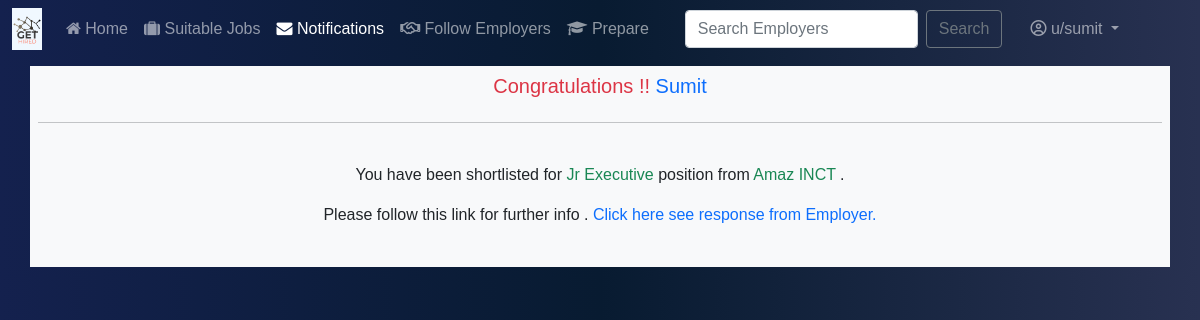
/JOBSEEKER/messages/ (signed in), run on the app's committed database.
### JOB/models.py (models this page shows, shortened)
class SHORTLISTED(models.Model):
    applicant=models.ForeignKey(JOBSEEKER,on_delete=models.CASCADE)
    message=models.TextField(null=True,blank=True)
    hasSeen=models.BooleanField(default=False)
    applicant_job=models.ForeignKey(JOB,on_delete=models.CASCADE)

class JOB(models.Model):
    job_id=models.AutoField(primary_key=True)
    job_title=models.CharField(max_length=100)
    job_desc=models.TextField()
    pub_date=models.DateTimeField(auto_now=True)
    x_req=models.DecimalField(max_digits=5,decimal_places=2)
    xii_req=models.DecimalField(max_digits=5,decimal_places=2)
    grad_req=models.DecimalField(max_digits=5,decimal_places=2)
    employer_name=models.ForeignKey(EMPLOYER,on_delete=models.CASCADE)

### JOBSEEKER/models.py (models this page shows, shortened)
class JOBSEEKER(models.Model):
    user=models.OneToOneField(User,on_delete=models.CASCADE)
    first_name=models.CharField(max_length=50)
    last_name=models.CharField(max_length=50)
    email=models.EmailField(max_length=255)
    dob=models.DateField()
    phone=models.IntegerField()

### EMPLOYER/models.py (models this page shows, shortened)
class EMPLOYER(models.Model):
    user=models.OneToOneField(User,on_delete=models.CASCADE)
    name=models.TextField()
    cin_num=models.IntegerField(unique=True,blank=False)
    email=models.EmailField(default="default@gmail.com")
    profile_pic=models.ImageField(upload_to='EMPLOYER/PROFILE',blank=True)

### JOBSEEKER/views.py (the view)
# urls.py: path('messages/',views.mymsg,name="notification"),
def mymsg(request):
    user=User.objects.get(username=request.user)
    jobseeker=JOBSEEKER.objects.get(user=user)
    notications=SHORTLISTED.objects.filter(applicant=jobseeker,hasSeen=False)
    for noti in notications:
        noti.hasSeen=True
        noti.save()
    notification=SHORTLISTED.objects.filter(applicant=jobseeker).order_by('-id')
    param={
        'notifications':notification
    }
    return render(request,"JOBSEEKER/notifications.html/",param)

### templates/JOBSEEKER/notifications.html (shortened to what this page needs)
{% extends 'basej.html' %}
{% block msgactive %}
active
{% endblock msgactive %}
{% block content %}
 {% for notification in notifications %}
    <div class="container bg-light p-2 text-center my-2">
        <h5 class="card-title text-danger">Congratulations !! <span class="lead text-primary">{{notification.applicant.first_name}}</span>
        </h5>
        <hr class="my-4">
        <div class="card-body">
            <p>You have been shortlisted for <span class="text-success font-weight-bold"> {{notification.applicant_job.job_title}} </span>position from
            <span class="text-success font-weight-bold"> {{notification.applicant_job.employer_name.name}} </span>.</p>
            <p>Please follow this link for further info . <a data-toggle="collapse" href="#job-{{notification.applicant.first_name}}-{{notification.applicant_job.job_id}}" role="button" aria-expanded="false" aria-controls="job-{{notification.applicant.first_name}}-{{notification.applicant_job.job_id}}">
    Click here see response from Employer.</a></p>
        </div>
    </div>
{% endfor %}
{% endblock content %}

### templates/basej.html (shortened to what this page needs)
{% load static %}
<!doctype html>
<html lang="en">
  <head>
       <link href="https://cdn.jsdelivr.net/npm/bootstrap@5.0.0-beta1/dist/css/bootstrap.min.css" rel="stylesheet">
   <link rel="stylesheet" href="https://cdnjs.cloudflare.com/ajax/libs/font-awesome/4.7.0/css/font-awesome.min.css">
  <link rel="stylesheet" href="{% static 'JOBSEEKER/css/style.css/' %}">
  </head>
  <body>
<nav class="navbar navbar-expand-lg navbar-dark bg-dark">
  <div class="container-fluid">
    <a class="navbar-brand" href="/">
    <img src="{% static 'JOBSEEKER/images/logo1.png/' %}">
    </a>
    <div class="collapse navbar-collapse" id="navbarSupportedContent">
      <ul class="navbar-nav me-auto mb-2 mb-lg-0">
        <li class="nav-item">
          <a class="nav-link {% block homeactive %}
          {% endblock homeactive %}"  href="/"><i class="fa fa-home" aria-hidden="true"></i> Home</a>
        </li>
        <li class="nav-item">
          <a class="nav-link {% block jobsactive %}
          {% endblock jobsactive %}" href="/JOB/relevant-jobs/"><i class="fa fa-suitcase" aria-hidden="true"></i> Suitable Jobs</a>
        </li>
            <li class="nav-item">
          <a class="nav-link {% block msgactive %}
          {% endblock  %}" href="/JOBSEEKER/messages/"><i class="fa fa-envelope" aria-hidden="true"></i> Notifications{% block notbadge %}{% endblock %}</a>
        </li>
           <li class="nav-item">
          <a class="nav-link {% block empactive %}
          {% endblock  %}" href="/JOBSEEKER/follow-employee/"><i class="fa fa-handshake-o" aria-hidden="true"></i> Follow Employers</a>
        </li>
           <li class="nav-item">
          <a class="nav-link {% block prepareactive %}
          {% endblock  %}" href="/prepare/"><i class="fa fa-graduation-cap" aria-hidden="true"></i> Prepare</a>
        </li>
   </ul>
      <form action="/JOBSEEKER/search/" method="POST" class="d-flex">{% csrf_token %}
        <input class="form-control me-2" type="search" name="searchquery" placeholder="Search Employers " aria-label="Search" Required>
        <button class="btn btn-outline-secondary" type="submit">Search</button>
      </form>
    <ul class="navbar-nav ml-2 mb-2 mb-lg-0">
                 <li class="nav-item dropdown  ">
          <a class="nav-link dropdown-toggle" href="#" id="navbarDropdown" role="button" data-bs-toggle="dropdown" aria-expanded="false">
            <i class="fa fa-user-circle-o" aria-hidden="true"></i> u/{{request.user}}
          </a>
        </li>
      </ul>
    </div>
  </div>
</nav>
   {% block content %}
   {% endblock content %}
  </body>
</html>

### static/JOBSEEKER/css/style.css (style rules this page uses)
* { font-family: sans-serif; }
body { background-image:linear-gradient(to right ,#14214E,#081b31,#283151); }
a { text-decoration: none; }
.navbar { padding-right:61px; background-image: linear-gradient(to right ,#14214E ,#081b31,#283151); }
.navbar-brand { background-color: aliceblue; }
.navbar-brand img { height: 30px; }
.d-flex { margin-right:20px; }

### data on the page
SHORTLISTED: applicant.first_name "Sumit", applicant_job.job_title "Jr Executive", applicant_job.employer_name.name "Amaz INCT"

### other printed values
{{ request.user }} "sumit"
